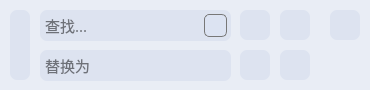
<?xml version="1.0" encoding="UTF-8"?>
<ui version="4.0">
 <class>SearchFrame</class>
 <widget class="QFrame" name="SearchFrame">
  <property name="geometry">
   <rect>
    <x>0</x>
    <y>0</y>
    <width>370</width>
    <height>90</height>
   </rect>
  </property>
  <property name="windowTitle">
   <string>Frame</string>
  </property>
  <property name="styleSheet">
   <string notr="true">#SearchFrame
{
border-style:none;
border-radius:10px;
padding:3px;
background:#e9edf5;
}</string>
  </property>
  <widget class="QPushButton" name="OpenBtn">
   <property name="geometry">
    <rect>
     <x>10</x>
     <y>10</y>
     <width>20</width>
     <height>70</height>
    </rect>
   </property>
   <property name="sizePolicy">
    <sizepolicy hsizetype="Fixed" vsizetype="Fixed">
     <horstretch>0</horstretch>
     <verstretch>0</verstretch>
    </sizepolicy>
   </property>
   <property name="styleSheet">
    <string notr="true">QPushButton
{
border-style:none;
padding:3px;
border-radius:7px;
background:#dde3f0;
}

QPushButton:hover
{
background:rgb(250, 250, 250);
}

QPushButton:pressed
{
background:rgb(220, 220, 220);
}</string>
   </property>
   <property name="text">
    <string/>
   </property>
   <property name="icon">
    <iconset resource="../../resource/res.qrc">
     <normaloff>:/images/images/icon/down.ico</normaloff>:/images/images/icon/down.ico</iconset>
   </property>
  </widget>
  <widget class="QWidget" name="DisplaceWidget" native="true">
   <property name="geometry">
    <rect>
     <x>40</x>
     <y>50</y>
     <width>271</width>
     <height>31</height>
    </rect>
   </property>
   <property name="sizePolicy">
    <sizepolicy hsizetype="Preferred" vsizetype="Minimum">
     <horstretch>0</horstretch>
     <verstretch>0</verstretch>
    </sizepolicy>
   </property>
   <property name="styleSheet">
    <string notr="true">QPushButton
{
border-style:none;
padding:3px;
border-radius:7px;
background:#dde3f0;
}

QPushButton:hover
{
background:rgb(250, 250, 250);
}

QPushButton:pressed
{
background:rgb(220, 220, 220);
}</string>
   </property>
   <widget class="QLineEdit" name="DisplaceLineEdit">
    <property name="geometry">
     <rect>
      <x>0</x>
      <y>0</y>
      <width>191</width>
      <height>31</height>
     </rect>
    </property>
    <property name="sizePolicy">
     <sizepolicy hsizetype="MinimumExpanding" vsizetype="Minimum">
      <horstretch>0</horstretch>
      <verstretch>0</verstretch>
     </sizepolicy>
    </property>
    <property name="font">
     <font>
      <family>微软雅黑</family>
      <pointsize>11</pointsize>
     </font>
    </property>
    <property name="toolTip">
     <string>全部替换</string>
    </property>
    <property name="styleSheet">
     <string notr="true">QLineEdit
{
border-style:none;
padding:3px;
border-radius:7px;
background:#dde3f0;
}</string>
    </property>
    <property name="placeholderText">
     <string>替换为</string>
    </property>
   </widget>
   <widget class="QPushButton" name="DisplaceBtn">
    <property name="geometry">
     <rect>
      <x>200</x>
      <y>0</y>
      <width>30</width>
      <height>30</height>
     </rect>
    </property>
    <property name="toolTip">
     <string>替换</string>
    </property>
    <property name="whatsThis">
     <string>替换</string>
    </property>
    <property name="text">
     <string/>
    </property>
    <property name="icon">
     <iconset resource="../../resource/res.qrc">
      <normaloff>:/images/images/icon/Displace.ico</normaloff>:/images/images/icon/Displace.ico</iconset>
    </property>
   </widget>
   <widget class="QPushButton" name="DisplaceAllBtn">
    <property name="geometry">
     <rect>
      <x>240</x>
      <y>0</y>
      <width>30</width>
      <height>30</height>
     </rect>
    </property>
    <property name="toolTip">
     <string>&lt;html&gt;&lt;head/&gt;&lt;body&gt;&lt;p&gt;全部替换&lt;/p&gt;&lt;/body&gt;&lt;/html&gt;</string>
    </property>
    <property name="whatsThis">
     <string>全部替换</string>
    </property>
    <property name="text">
     <string/>
    </property>
    <property name="icon">
     <iconset resource="../../resource/res.qrc">
      <normaloff>:/images/images/icon/DisplaceAll.ico</normaloff>:/images/images/icon/DisplaceAll.ico</iconset>
    </property>
    <property name="iconSize">
     <size>
      <width>28</width>
      <height>28</height>
     </size>
    </property>
   </widget>
  </widget>
  <widget class="QWidget" name="SearchWidget" native="true">
   <property name="geometry">
    <rect>
     <x>40</x>
     <y>10</y>
     <width>321</width>
     <height>31</height>
    </rect>
   </property>
   <property name="styleSheet">
    <string notr="true">QPushButton
{
border-style:none;
padding:3px;
border-radius:7px;
background:#dde3f0;
}

QPushButton:hover
{
background:rgb(250, 250, 250);
}

QPushButton:pressed
{
background:rgb(220, 220, 220);
}</string>
   </property>
   <widget class="QLineEdit" name="SearchLineEdit">
    <property name="geometry">
     <rect>
      <x>0</x>
      <y>0</y>
      <width>191</width>
      <height>31</height>
     </rect>
    </property>
    <property name="sizePolicy">
     <sizepolicy hsizetype="Fixed" vsizetype="Minimum">
      <horstretch>0</horstretch>
      <verstretch>0</verstretch>
     </sizepolicy>
    </property>
    <property name="font">
     <font>
      <family>微软雅黑</family>
      <pointsize>11</pointsize>
     </font>
    </property>
    <property name="whatsThis">
     <string/>
    </property>
    <property name="styleSheet">
     <string notr="true">QLineEdit
{
border-style:none;
padding:3px;
border-radius:7px;
background:#dde3f0;
}</string>
    </property>
    <property name="placeholderText">
     <string>查找...</string>
    </property>
   </widget>
   <widget class="QPushButton" name="CaseSensitive">
    <property name="geometry">
     <rect>
      <x>164</x>
      <y>4</y>
      <width>23</width>
      <height>23</height>
     </rect>
    </property>
    <property name="toolTip">
     <string>区分大小写</string>
    </property>
    <property name="whatsThis">
     <string>区分大小写</string>
    </property>
    <property name="styleSheet">
     <string notr="true">QPushButton
{
border-style:none;
padding:2px;
border-radius:5px;
border:1px solid rgb(119,119,119);
background:rgb(220,227,242);
}

QPushButton:hover
{
background:rgb(250, 250, 250);
}

QPushButton:pressed
{
background:rgb(220, 220, 220);
}

QPushButton:checked
{
background:rgb(131,144,179);
border:1px solid rgb(131,144,179);
}</string>
    </property>
    <property name="text">
     <string/>
    </property>
    <property name="icon">
     <iconset resource="../../resource/res.qrc">
      <normaloff>:/images/images/icon/CaseSensitive.ico</normaloff>:/images/images/icon/CaseSensitive.ico</iconset>
    </property>
    <property name="checkable">
     <bool>true</bool>
    </property>
    <property name="checked">
     <bool>false</bool>
    </property>
   </widget>
   <widget class="QPushButton" name="FindLastBtn">
    <property name="geometry">
     <rect>
      <x>200</x>
      <y>0</y>
      <width>30</width>
      <height>30</height>
     </rect>
    </property>
    <property name="sizePolicy">
     <sizepolicy hsizetype="Maximum" vsizetype="Maximum">
      <horstretch>0</horstretch>
      <verstretch>0</verstretch>
     </sizepolicy>
    </property>
    <property name="toolTip">
     <string>&lt;html&gt;&lt;head/&gt;&lt;body&gt;&lt;p&gt;查找上一个&lt;/p&gt;&lt;/body&gt;&lt;/html&gt;</string>
    </property>
    <property name="text">
     <string/>
    </property>
    <property name="icon">
     <iconset resource="../../resource/res.qrc">
      <normaloff>:/images/images/icon/left.ico</normaloff>:/images/images/icon/left.ico</iconset>
    </property>
   </widget>
   <widget class="QPushButton" name="FindNextBtn">
    <property name="geometry">
     <rect>
      <x>240</x>
      <y>0</y>
      <width>30</width>
      <height>30</height>
     </rect>
    </property>
    <property name="sizePolicy">
     <sizepolicy hsizetype="Maximum" vsizetype="Maximum">
      <horstretch>0</horstretch>
      <verstretch>0</verstretch>
     </sizepolicy>
    </property>
    <property name="toolTip">
     <string>&lt;html&gt;&lt;head/&gt;&lt;body&gt;&lt;p&gt;查找下一个&lt;/p&gt;&lt;/body&gt;&lt;/html&gt;</string>
    </property>
    <property name="text">
     <string/>
    </property>
    <property name="icon">
     <iconset resource="../../resource/res.qrc">
      <normaloff>:/images/images/icon/right.ico</normaloff>:/images/images/icon/right.ico</iconset>
    </property>
   </widget>
   <widget class="QPushButton" name="CloseBtn">
    <property name="geometry">
     <rect>
      <x>290</x>
      <y>0</y>
      <width>30</width>
      <height>30</height>
     </rect>
    </property>
    <property name="sizePolicy">
     <sizepolicy hsizetype="Maximum" vsizetype="Maximum">
      <horstretch>0</horstretch>
      <verstretch>0</verstretch>
     </sizepolicy>
    </property>
    <property name="toolTip">
     <string>关闭</string>
    </property>
    <property name="styleSheet">
     <string notr="true"/>
    </property>
    <property name="text">
     <string/>
    </property>
    <property name="icon">
     <iconset resource="../../resource/res.qrc">
      <normaloff>:/images/images/icon/close.ico</normaloff>:/images/images/icon/close.ico</iconset>
    </property>
   </widget>
  </widget>
 </widget>
 <resources>
  <include location="../../resource/res.qrc"/>
 </resources>
 <connections/>
</ui>
